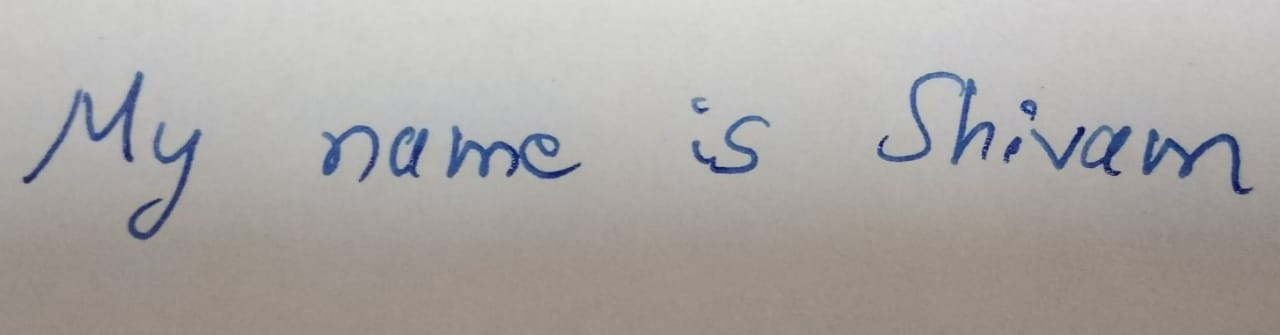
#> input picture Code/src/test1.jpg, 1280 x 335 px
$ python image_preprocess.py test1.jpg
#> lines starting #> are read from the running program, lines starting #| are printed output that depends on the picture; after the words box and inside, x2 and y2 are one past the last pixel; in counts of white or black regions, pixels touching at a corner belong together
"""(https://www.youtube.com/watch?v=yCQN096CwWM)
"""

# Library Imports

import numpy as np # linear algebra
import pandas as pd # data processing, CSV file I/O (e.g. pd.read_csv)
import os
import cv2
from matplotlib import pyplot as plt

# Global Variables
output_image_height = 128

# This function will display image given the numpy ndarray
def disp_image(M):
  plt.imshow(M)
  plt.show()

# This function will return maximum sum subarray
def kadane(A):
  A = np.array(A)
  n = len(A)
  k = 1
  y = A[0]
  t = A[0]
  l = 0
  r = 0
  ltmp = 0
  rtmp = 0
  while k != n:
    if t + A[k] > A[k] :
      t = t + A[k]
    else:
      t = A[k]
      ltmp = k
    rtmp += 1

    if t > y :
      y = t
      l = ltmp
      r = rtmp
    k = k + 1
  return y, l, r

# This function will return loosely maximum sum rectangle
def SubRectangularMatrixWithMaximumSumHorizontalAndVertical(M):
  M = np.array(M)
  H, W = M.shape

  _, max_L, max_R = kadane(np.sum(M,axis=0))
  _, max_U, max_D = kadane(np.sum(M,axis=1))

  return max_L, max_R, max_U, max_D

# This function will remove extra spaces in image from all four sides
def remove_space(M, weight_of_dark = -1, weight_of_light = 100):

  # Converting to np array
  M = np.array(M)
  height = M.shape[0]
  width = M.shape[1]

  # Converting picture to binary
  vf = np.vectorize(convert_to_binary)
  binary_image = vf(M)

  # Reweight matrix
  assign_weight = lambda x: weight_of_light if x == 0 else weight_of_dark

  vfw = np.vectorize(assign_weight)
  MW = vfw(binary_image) # Weighted matrix

  # Return result
  max_L, max_R, max_U, max_D = SubRectangularMatrixWithMaximumSumHorizontalAndVertical(MW)

  padding = height // 20

  # Add Padding
  if max_L > padding:
    max_L -= padding
  else:
    max_L = 0

  if max_R + padding < width :
    max_R += padding
  else:
    max_R = width - 1

  if max_U > padding:
    max_U -= padding
  else:
    max_U = 0

  if max_D + padding < height:
    max_D += padding
  else:
    max_D = height - 1

  return M[max_U:max_D+1,max_L:max_R+1]

def get_cutpoints_kmeans(M):
  M = np.array(M)
  Mdas = np.array(M)

  # Converting picture to binary
  vf = np.vectorize(convert_to_binary)
  M = vf(M)

  M = np.sum(M,axis=0) # Summing every column of image_array
  M = (max(M) - min(M)) - (M - min(M)) # Normalize

  threshold = np.average(M) / 5

  space_list = []
  start_point = 0
  s_counter = 0
  s_bool = False

  for i in range(len(M)):
    if M[i] >= threshold:
      if s_bool:
        space_list.append((start_point,s_counter))
      start_point = i
      s_counter = 0
      s_bool = False
    else:
      s_counter += 1
      s_bool = True

  if (len(space_list) < 2 ):
    return get_cutpoints(Mdas)

  from sklearn.cluster import KMeans
  list1 = [x[1] for x in space_list]
  km = KMeans(n_clusters = 2, random_state=90).fit(np.array(list1).reshape(-1,1))
  klabels = km.labels_

  list_0 = [space_list[x[0]][1] // 2 for x in enumerate(klabels) if x[1] == 0]
  list_1 = [space_list[x[0]][1] // 2 for x in enumerate(klabels) if x[1] == 1]

  if len(list_0) < 1 or len(list_1) < 1 :
    return get_cutpoints(Mdas)

  avg_0 = sum(list_0)/len(list_0)
  avg_1 = sum(list_1)/len(list_1)

  t_label = 1
  if avg_0 > avg_1 :
    t_label = 0

  cutpoint_list = [space_list[x[0]][0] + space_list[x[0]][1] // 2 for x in enumerate(klabels) if x[1] == t_label]

  return cutpoint_list

# This function will return a list points, where each point in a separate space between words
def get_cutpoints(M):
  gamma = int(M.shape[0] / 3)

  M = np.array(M)

  # Converting picture to binary
  vf = np.vectorize(convert_to_binary)
  M = vf(M)

  M = np.sum(M,axis=0) # Summing every column of image_array
  M = (max(M) - min(M)) - (M - min(M)) # Normalize

  threshold = np.average(M) / 5

  cutpoint_list = []

  counter = 0

  for i in range(len(M)):
    if counter == gamma:
      cutpoint_list.append(i)
    if M[i] < threshold:
      counter += 1
    else:
      counter = 0

  return cutpoint_list

# This function will return the images of words given the image of sentence and cutpoints
def get_words_image(M,cutpoint_list):
  M = np.array(M)
  cutpoint_list = [0] + cutpoint_list + [M.shape[1]]
  word_images = []
  for x in range(len(cutpoint_list)-1):
    word_images.append(M[:,cutpoint_list[x]:cutpoint_list[x+1]])

  return word_images

# Library Imports

import numpy as np
import pandas as pd
from PIL import Image
import cv2


# Convert individual grayscale pixel to binary
convert_to_binary = lambda x: 0 if x<128 else 255

# Input : Location of an image of a sentence
# Output : List containing the locations of images of words
#
# Other Work Done :
# It saves the images of words in current working directory
# It also displays the image of sentence and images of words

def split_sentence(image_location):
  # Variables
#> called with image_location = 'test1.jpg'
  blur_amount_factor = 50

  # Opening image
  current_image = cv2.imread(image_location)
#> current_image is the input picture: shape (335, 1280, 3); mean B, G, R 165.5, 167.8, 171.2

  # Converting it to greyscale
  current_image = cv2.cvtColor(current_image,cv2.COLOR_BGR2GRAY)
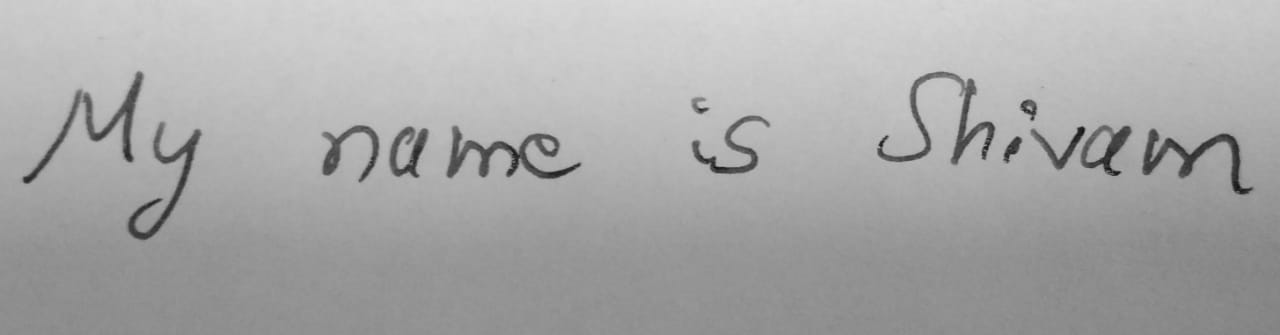
#> current_image: shape (335, 1280); min 15, max 219, mean 168.6

  # Saving height and width
  orig_height , orig_width = current_image.shape
#> orig_height = 335; orig_width = 1280

  # Apply filter to remove noise
  blur_amount = orig_height // blur_amount_factor
#> blur_amount = 6
  if blur_amount % 2 == 0 :
    blur_amount += 1
#> blur_amount = 7
  current_image = cv2.medianBlur(current_image, blur_amount)

  # Remove extra spaces around sentence
  current_image = remove_space(current_image)
#> in remove_space, `binary_image = vf(M)`:
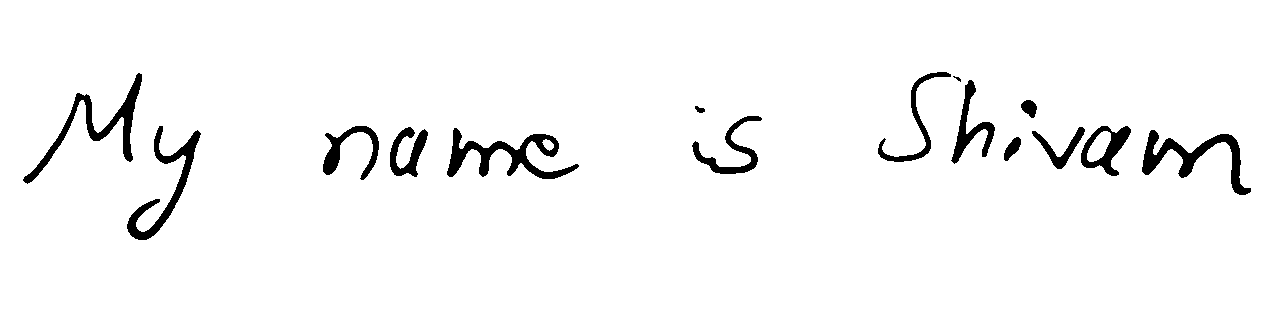
#> binary_image: shape (335, 1280) int64; 96.6% white; 15 black regions (1 under 20 px), largest, box (x1, y1, x2, y2) and area: (447, 128, 579, 179) 2176, (23, 73, 142, 184) 1971, (1142, 130, 1251, 195) 1937
#> in kadane, `A = np.array(A)`: A = 1280 values, max 8351 at index 129, min -335 at index 0, mean 821
#> in kadane, `n = len(A)`: n = 1280
#> in kadane, `y = A[0]`: y = -335
#> the loop in kadane, `while k != n:` made 1279 passes
#> (t, y, l) on passes 23 to 34: (-133, -133, 23), (170, 170, 24), (542, 542, 24), (914, 914, 24), (1488, 1488, 24), (2062, 2062, 24), (2636, 2636, 24), (3210, 3210, 24), (3885, 3885, 24), (4560, 4560, 24), (5235, 5235, 24), (5910, 5910, 24)
#> t on passes 1 to 6: -335, -335, -335, -335, -335, -335
#> after the loop in kadane, `while k != n:`: k = 1280; l = 24; r = 1250; rtmp = 1279; y = 1068403
#> in SubRectangularMatrixWithMaximumSumHorizontalAndVertical, `_, max_L, max_R = kadane(np.sum(M,axis=0))`: max_L = 24; max_R = 1250
#> in remove_space, `return M[max_U:max_D+1,max_L:max_R+1]`:
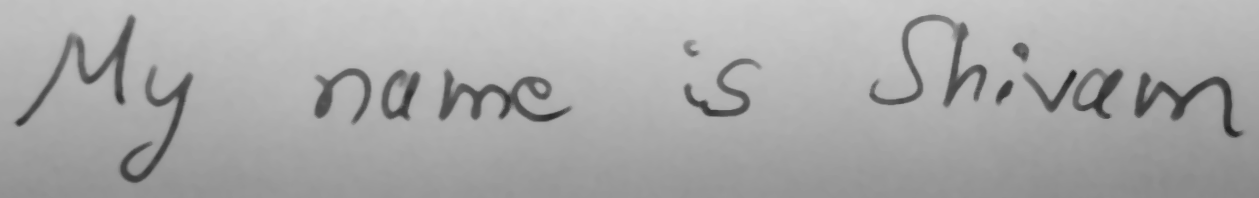
#> returned value: shape (198, 1259); min 35, max 206, mean 168.4

  # Getting cutpoints
  cutpoint_list = get_cutpoints_kmeans(current_image)
#> in get_cutpoints_kmeans, `M = vf(M)`:
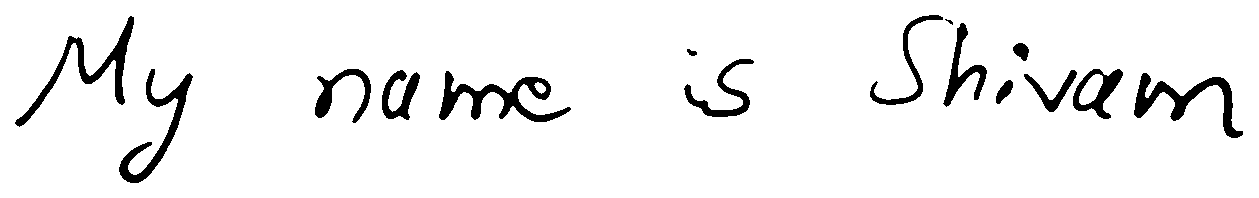
#> M: shape (198, 1259) int64; 94.1% white; 15 black regions (1 under 20 px), largest, box (x1, y1, x2, y2) and area: (439, 71, 571, 122) 2176, (15, 16, 134, 127) 1971, (1134, 73, 1243, 138) 1937

  # Getting images of words
  word_images = get_words_image(current_image, cutpoint_list)
#> the loop in get_words_image, `for x in range(len(cutpoint_list)-1):` made 4 passes

  # Remove extra space around words
  word_images = [remove_space(x) for x in word_images]

  # Resizing every word image to make height equal to 50
  word_images = [cv2.resize(x, (int(x.shape[1]*(output_image_height/x.shape[0])),int(x.shape[0]*(output_image_height/x.shape[0]))), interpolation = cv2.INTER_NEAREST) for x in word_images]

  # Saving word images in current directory
  paths = []
  for i in range(len(word_images)):
      cv2.imwrite('w'+str(i+1)+'.png',word_images[i])
      paths.append('w'+str(i+1)+'.png')
#> this loop made 4 passes
#> pass 1, in split_sentence, `cv2.imwrite('w'+str(i+1)+'.png',word_images[i])`:
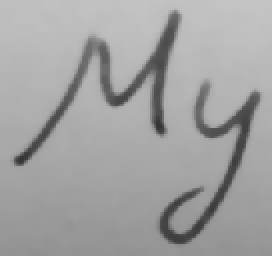
#> saved as w1.png: shape (128, 136) (shown 2 times larger); min 51, max 196, mean 161.8
#> pass 2, in split_sentence, `cv2.imwrite('w'+str(i+1)+'.png',word_images[i])`:
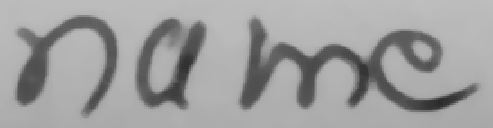
#> saved as w2.png: shape (128, 493); min 43, max 190, mean 158.2

  return paths


if __name__ == '__main__':
  import sys
  splitted_words = split_sentence(sys.argv[1])
  print(splitted_words)
#| ['w1.png', 'w2.png', 'w3.png', 'w4.png']

$ run again, on Code/src/test2.jpg
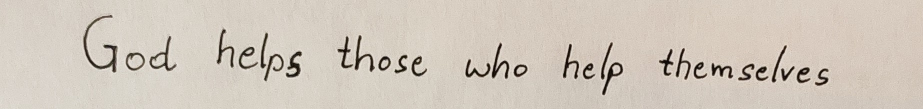
#> input picture Code/src/test2.jpg, 1846 x 218 px (shown at 1/2 size)
#> in split_sentence, current_image is the input picture: shape (218, 1846, 3); mean B, G, R 187.8, 199, 208.2
#> in remove_space, `binary_image = vf(M)`:
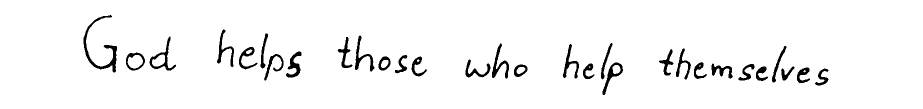
#> binary_image: shape (218, 1846) int64 (shown at 1/2 size); 96.2% white; 30 black regions, largest, box (x1, y1, x2, y2) and area: (167, 30, 234, 145) 1354, (299, 73, 352, 141) 752, (984, 87, 1018, 157) 717
#> A = 1846 values, max 5741 at index 716, min -218 at index 0, mean 621.6
#> n = 1846
#> in kadane, `y = A[0]`: y = -218
#> after the loop in kadane, `while k != n:`: k = 1846; l = 167; r = 1656; rtmp = 1845; y = 1225126
#> max_L = 167; max_R = 1656
#> the loop in kadane (call 2), `while k != n:` made 217 passes
#> (t, y, l) on passes 30, 31, 32, 33, 34, 73, 74, 75: (-1644, -1644, 30), (-1139, -1139, 31), (-28, -28, 32), (275, 275, 33), (651, 651, 33), (853, 853, 72), (1734, 1734, 72), (3019, 3019, 72)
#> M: shape (118, 1510) int64; 91.6% white; 30 black regions, largest, box (x1, y1, x2, y2) and area: (10, 0, 77, 83) 1111, (142, 11, 195, 79) 752, (827, 25, 861, 95) 717
#> the loop in get_words_image, `for x in range(len(cutpoint_list)-1):` made 6 passes
#> the loop in split_sentence, `for i in range(len(word_images)):` made 6 passes
#> pass 2, in split_sentence, `cv2.imwrite('w'+str(i+1)+'.png',word_images[i])`:
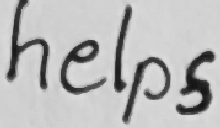
#> saved as w2.png: shape (128, 220); min 20, max 221, mean 185
#| ['w1.png', 'w2.png', 'w3.png', 'w4.png', 'w5.png', 'w6.png']

$ run again, on Code/src/test21.jpg
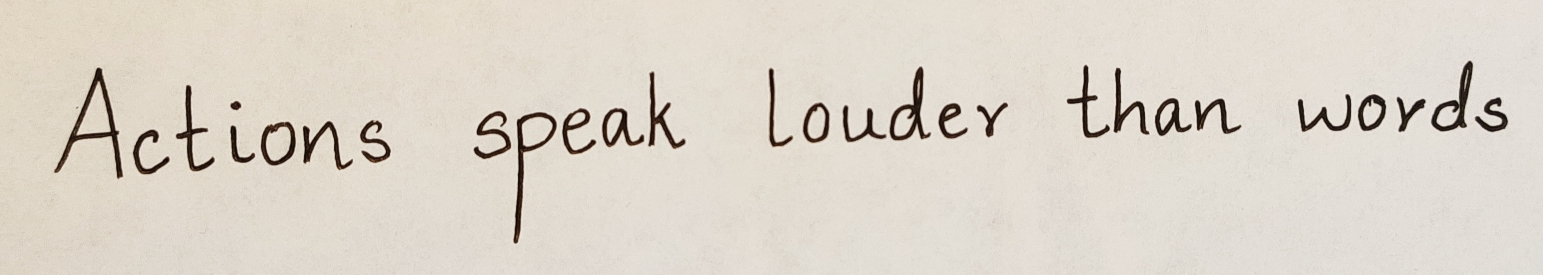
#> input picture Code/src/test21.jpg, 3086 x 549 px (shown at 1/2 size)
#> in split_sentence, current_image is the input picture: shape (549, 3086, 3); mean B, G, R 201.5, 212.2, 219.6
#> in remove_space, `binary_image = vf(M)`:
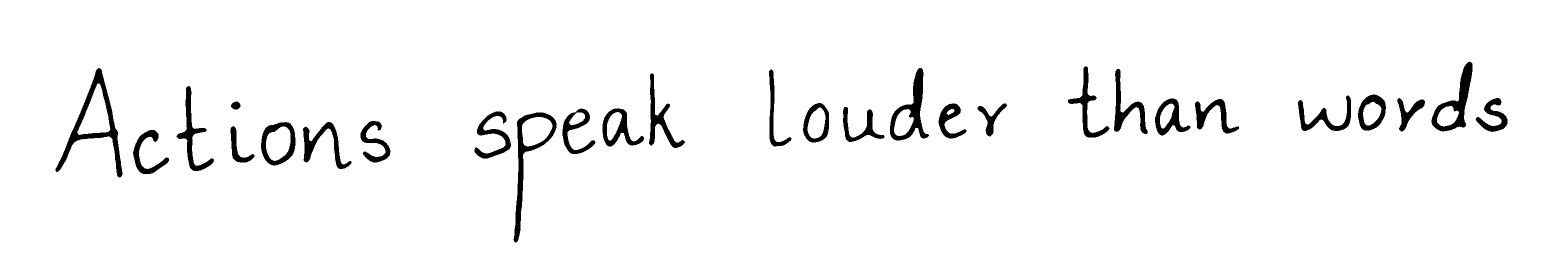
#> binary_image: shape (549, 3086) int64 (shown at 1/2 size); 96.4% white; 28 black regions, largest, box (x1, y1, x2, y2) and area: (111, 136, 245, 355) 5144, (1027, 225, 1113, 485) 4011, (1780, 136, 1858, 281) 3579
#> A = 3086 values, max 23388 at index 1037, min -549 at index 0, mean 1440.8
#> n = 3086
#> in kadane, `y = A[0]`: y = -549
#> after the loop in kadane, `while k != n:`: k = 3086; l = 112; r = 3014; rtmp = 3085; y = 4546144
#> in SubRectangularMatrixWithMaximumSumHorizontalAndVertical, `_, max_L, max_R = kadane(np.sum(M,axis=0))`: max_L = 112; max_R = 3014
#> in SubRectangularMatrixWithMaximumSumHorizontalAndVertical, `_, max_U, max_D = kadane(np.sum(M,axis=1))`: max_U = 136; max_D = 347
#> in remove_space, `max_L, max_R, max_U, max_D = SubRectangularMatrixWithMaximumSumHorizon..`: max_L = 112; max_R = 3014; max_U = 136; max_D = 347
#> in remove_space, `max_L -= padding`: max_L = 85
#> in remove_space, `max_R += padding`: max_R = 3041
#> in remove_space, `max_U -= padding`: max_U = 109
#> in remove_space, `max_D += padding`: max_D = 374
#> in get_cutpoints_kmeans, `M = np.sum(M,axis=0)`: M = 2957 values, max 67830 at index 0, min 26520 at index 295, mean 62687.6
#> in get_cutpoints_kmeans, `M = (max(M) - min(M)) - (M - min(M))`: M = 2957 values, max 41310 at index 295, min 0 at index 0, mean 5142.4
#> threshold = 1028.5
#> the loop in get_words_image, `for x in range(len(cutpoint_list)-1):` made 5 passes
#> the loop in split_sentence, `for i in range(len(word_images)):` made 5 passes
#> pass 2, in split_sentence, `cv2.imwrite('w'+str(i+1)+'.png',word_images[i])`:
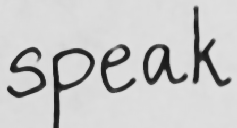
#> saved as w2.png: shape (128, 237); min 19, max 224, mean 199.9
#| ['w1.png', 'w2.png', 'w3.png', 'w4.png', 'w5.png']

$ run again, on Code/src/test22.jpg
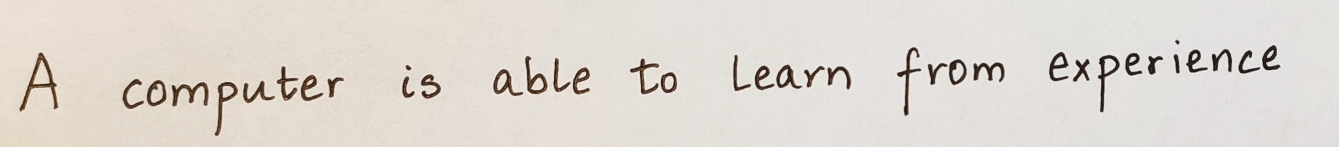
#> input picture Code/src/test22.jpg, 2678 x 294 px (shown at 1/2 size)
#> in split_sentence, current_image is the input picture: shape (294, 2678, 3); mean B, G, R 208.5, 215.6, 221.7
#> in remove_space, `binary_image = vf(M)`:
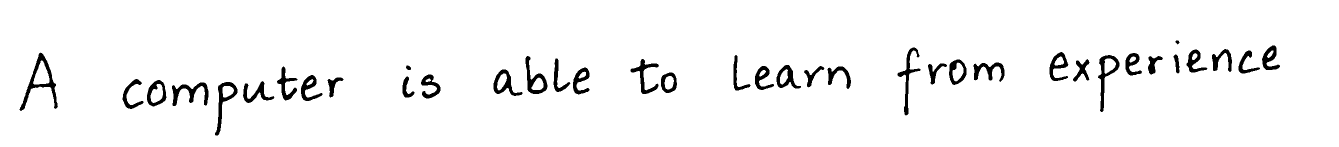
#> binary_image: shape (294, 2678) int64 (shown at 1/2 size); 96.1% white; 38 black regions, largest, box (x1, y1, x2, y2) and area: (39, 105, 116, 222) 1861, (2196, 110, 2239, 224) 1304, (344, 165, 417, 212) 1303
#> A = 2678 values, max 12028 at index 1815, min -294 at index 0, mean 870.3
#> n = 2678
#> in kadane, `y = A[0]`: y = -294
#> the loop in kadane, `while k != n:` made 2677 passes
#> (t, y, l) on passes 39 to 46: (-92, -92, 39), (312, 312, 40), (826, 826, 40), (1643, 1643, 40), (2561, 2561, 40), (3479, 3479, 40), (4599, 4599, 40), (6022, 6022, 40)
#> after the loop in kadane, `while k != n:`: k = 2678; l = 40; r = 2559; rtmp = 2677; y = 2376788
#> max_L = 40; max_R = 2559
#> M: shape (152, 2548) int64; 92.1% white; 38 black regions, largest, box (x1, y1, x2, y2) and area: (13, 22, 90, 139) 1861, (2170, 27, 2213, 141) 1304, (318, 82, 391, 129) 1303
#> the loop in get_words_image, `for x in range(len(cutpoint_list)-1):` made 8 passes
#> the loop in split_sentence, `for i in range(len(word_images)):` made 8 passes
#> pass 2, in split_sentence, `cv2.imwrite('w'+str(i+1)+'.png',word_images[i])`:
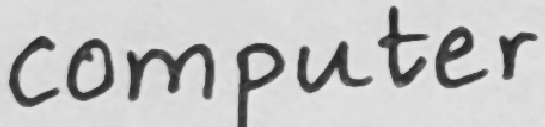
#> saved as w2.png: shape (127, 545); min 33, max 230, mean 195
#| ['w1.png', 'w2.png', 'w3.png', 'w4.png', 'w5.png', 'w6.png', 'w7.png', 'w8.png']
